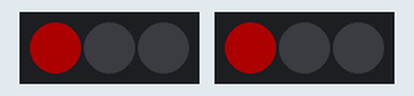
Recording of a sketch running on a simulated Arduino Uno, built with avr-gcc and run on an emulated ATmega328P. Shown: 2 × 3 RGB LEDs in strip order, left to right. Dim RGB values are drawn brighter than linear.

Above: at 7.5 s.
At 24.5 s:
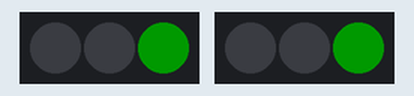
At 33.0 s:
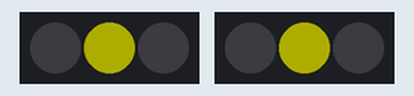
Timing chart, 0 to 44.2 s (numbered marks = the images above):
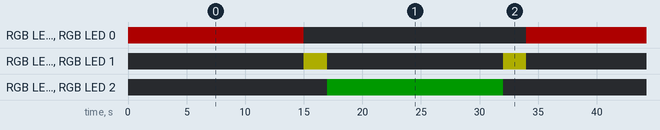

The sketch:

sketch_apr15a.ino
```cpp
#include <FastLED.h>

#define LED_PIN     15
#define LED_PIN2  14
#define NUM_LEDS    3
#define BRIGHTNESS  50

CRGB leds[NUM_LEDS];

void setup() {
  FastLED.addLeds<NEOPIXEL, LED_PIN>(leds, NUM_LEDS);
  FastLED.addLeds<NEOPIXEL, LED_PIN2>(leds, NUM_LEDS);
  FastLED.setBrightness(BRIGHTNESS);
}

void loop() {

  leds[0] = CRGB::Red;
  leds[1] = CRGB::Black;
  leds[2] = CRGB::Black;
  FastLED.show();
  delay(15000);

  leds[0] = CRGB::Black;
  leds[1] = CRGB::Yellow;
  leds[2] = CRGB::Black;
  FastLED.show();
  delay(2000);


  leds[0] = CRGB::Black;
  leds[1] = CRGB::Black;
  leds[2] = CRGB::Green;
  FastLED.show();
  delay(15000);

  leds[0] = CRGB::Black;
  leds[1] = CRGB::Yellow;
  leds[2] = CRGB::Black;
  FastLED.show();
  delay(2000);
}
```

Measured:
- by itself, RGB LED 0, RGB LED 0: alternates RGB(50, 0, 0) for 15.0 s and off for 19.0 s
- by itself, RGB LED 1, RGB LED 1: alternates RGB(50, 50, 0) for 2.0 s and off for 15.0 s
- by itself, RGB LED 2, RGB LED 2: alternates RGB(0, 25, 0) for 15.0 s and off for 19.0 s
